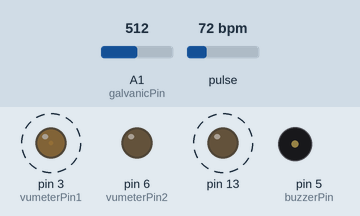
The sketch below on a simulated Arduino Nano, built with avr-gcc and run on an emulated ATmega328P. Shown: output pins drawn as LEDs (lit = HIGH), buzzer (waves = sounding). Dashed ring = blinking. Inputs (shaded band) come from the test bench; at power-on: A1 (galvanicPin) = 512, pulse 72 bpm. What the sketch prints to the serial monitor is not drawn.

Above: at 2.3 s.
2.4 s: A1 (galvanicPin) set to 886
At 3.79 s:
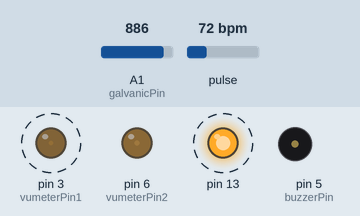
6.0 s: A1 (galvanicPin) set to 916
At 10.1 s:
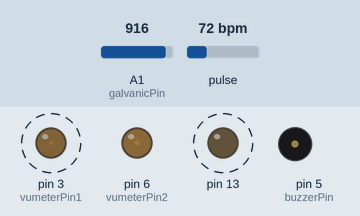
10.2 s: pulse set to 42 bpm
At 11.16 s:
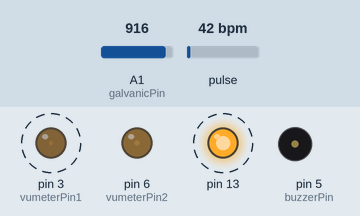
13.7 s: pulse set to 100 bpm
At 13.82 s:
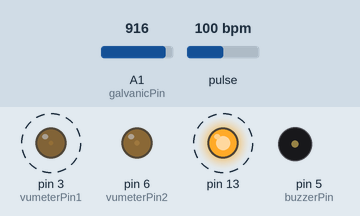
17.2 s: pulse set to 130 bpm
20.7 s: pulse set to 70 bpm
At 21.3 s:
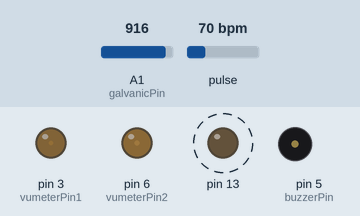
Timing chart, 0 to 25.2 s (numbered marks = the images above; inputs shaded):
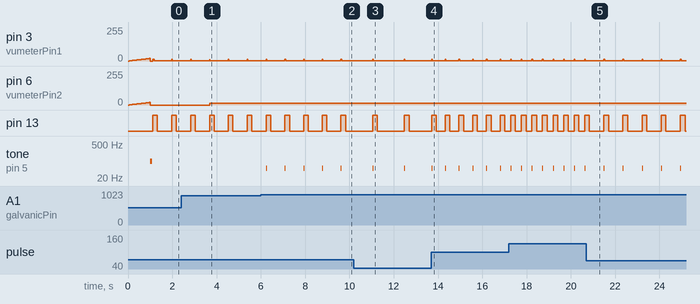

The sketch:

NanoLieDetector.ino
```cpp
/*
Nano Lie Detector
Roni Bandini
Buenos Aires, Argentina 8/2020
Twitter/Instagram @RoniBandini

Connections
GSR1 1 -> A1, 300K Resisor, GND
GSR 2 -> 5V
Heart rate monitor A0, 5v and GND
Vu-meter 3 and GND, 6 and GND
Buzzer D5 and GND

*/

#define USE_ARDUINO_INTERRUPTS true
#include <PulseSensorPlayground.h>

//  Pins
const int PulseWire = 0;
int vumeterPin1 = 3;
int vumeterPin2 = 6;
int buzzerPin = 5;
int potPin = 2;
const int galvanicPin = 1;
const int LED13 = 13;

int Threshold = 510;

int galvanicVal =0;
int galvanicVumeter=0;
int galvanicCompensation=100;
int counter=0;

PulseSensorPlayground pulseSensor;


void setup() {

  int myV=0;

  // move needles to top
  while (myV<20)
  {
    analogWrite(vumeterPin1, myV);
    analogWrite(vumeterPin2, myV);
    Serial.println(myV);
    delay(50);
    myV=myV+1;
  }

  analogWrite(vumeterPin1, 0);
  analogWrite(vumeterPin2, 0);

  tone(buzzerPin, 100);
  delay(100);
  noTone(buzzerPin);

  Serial.begin(9600);
  Serial.println("Nano Lie Detector started - Roni Bandini");

  pulseSensor.analogInput(PulseWire);
  pulseSensor.blinkOnPulse(LED13);
  Serial.println("Threesold");
  Serial.println(Threshold);

  pulseSensor.setThreshold(Threshold);

   if (pulseSensor.begin()) {
    Serial.println("PulseSensor Object ready");
  }
}


void loop() {


  int myBPM = pulseSensor.getBeatsPerMinute();

  if (pulseSensor.sawStartOfBeat()) {

  // update galvanic 1/3
  if (counter==3){
   galvanicVal = analogRead(galvanicPin);
    galvanicVal=galvanicVal-galvanicCompensation;
   counter=1;
  }
 else
  {
    counter++;
  }

 if (myBPM<180){
  Serial.println("♥");
  analogWrite(vumeterPin1, 12);

  Serial.print("Galvanic: ");
  Serial.println(galvanicVal);

  if (galvanicVal>0)
  {
   // map value to fit vu-meter scale
   galvanicVumeter=map(galvanicVal,0,1024,0,20);
  }
  else
  {
   galvanicVumeter=0;
  }


  Serial.print("Galvanic vu-meter: ");
  Serial.println(galvanicVumeter);
  analogWrite(vumeterPin2, galvanicVumeter);

  if (galvanicVal>800){
    tone(buzzerPin, 50);
    delay(10);
    noTone(buzzerPin);
    }

 }
}

  delay(20);
  // return needle for beat movement
  analogWrite(vumeterPin1, 2);

}
```

Measured:
- the behaviour switches between 900 and 901 on A1 (galvanicPin) (found by bisection; images 1 and 2)
- after the input at 2.4 s, pin 6 (vumeterPin2): 0/255 → 15/255 after 1.3 s
- after the input at 6.0 s, tone on pin 5 (buzzerPin): alternates 50 Hz for 0.01 s and silent for 0.83 s, starting after 0.24 s
- after the input at 10.2 s, pin 3 (vumeterPin1): alternates 12/255 for 0.03 s and 2/255 for 1.4 s, starting after 0.85 s; pin 13: alternates HIGH for 0.21 s and LOW for 1.2 s, starting after 0.85 s; tone on pin 5 (buzzerPin): alternates 50 Hz for 0.01 s and silent for 1.4 s, starting after 0.85 s
- after the input at 13.7 s, pin 3 (vumeterPin1): alternates 12/255 for 0.03 s and 2/255 for 0.59 s, starting at once; pin 13: alternates HIGH for 0.21 s and LOW for 0.41 s, starting at once; tone on pin 5 (buzzerPin): alternates 50 Hz for 0.01 s and silent for 0.61 s, starting at once
- after the input at 20.7 s, pin 3 (vumeterPin1): alternates 12/255 for 0.03 s and 2/255 for 0.83 s, starting after 0.79 s; pin 13: alternates HIGH for 0.21 s and LOW for 0.65 s, starting after 0.79 s; tone on pin 5 (buzzerPin): alternates 50 Hz for 0.01 s and silent for 0.85 s, starting after 0.79 s
- by itself, pin 3 (vumeterPin1): alternates 12/255 for 0.03 s and 2/255 for 0.81 s
- by itself, pin 13: alternates HIGH for 0.21 s and LOW for 0.63 s
